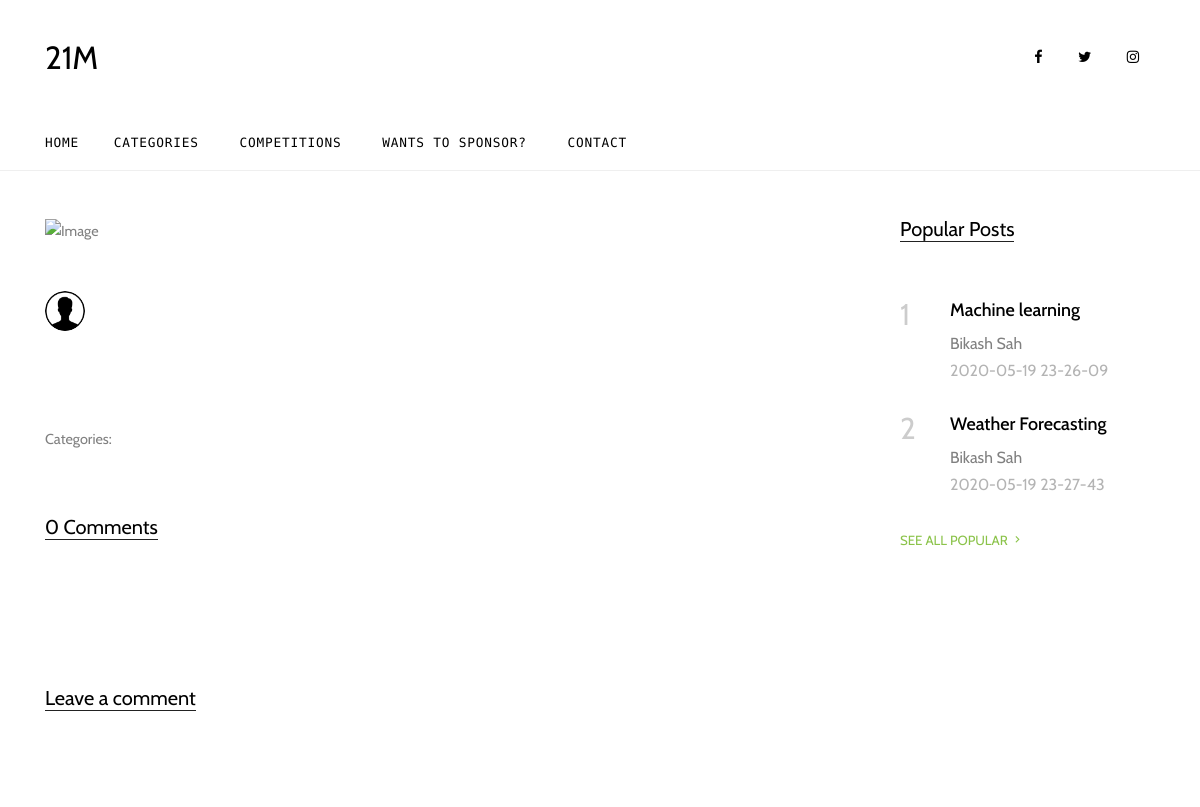
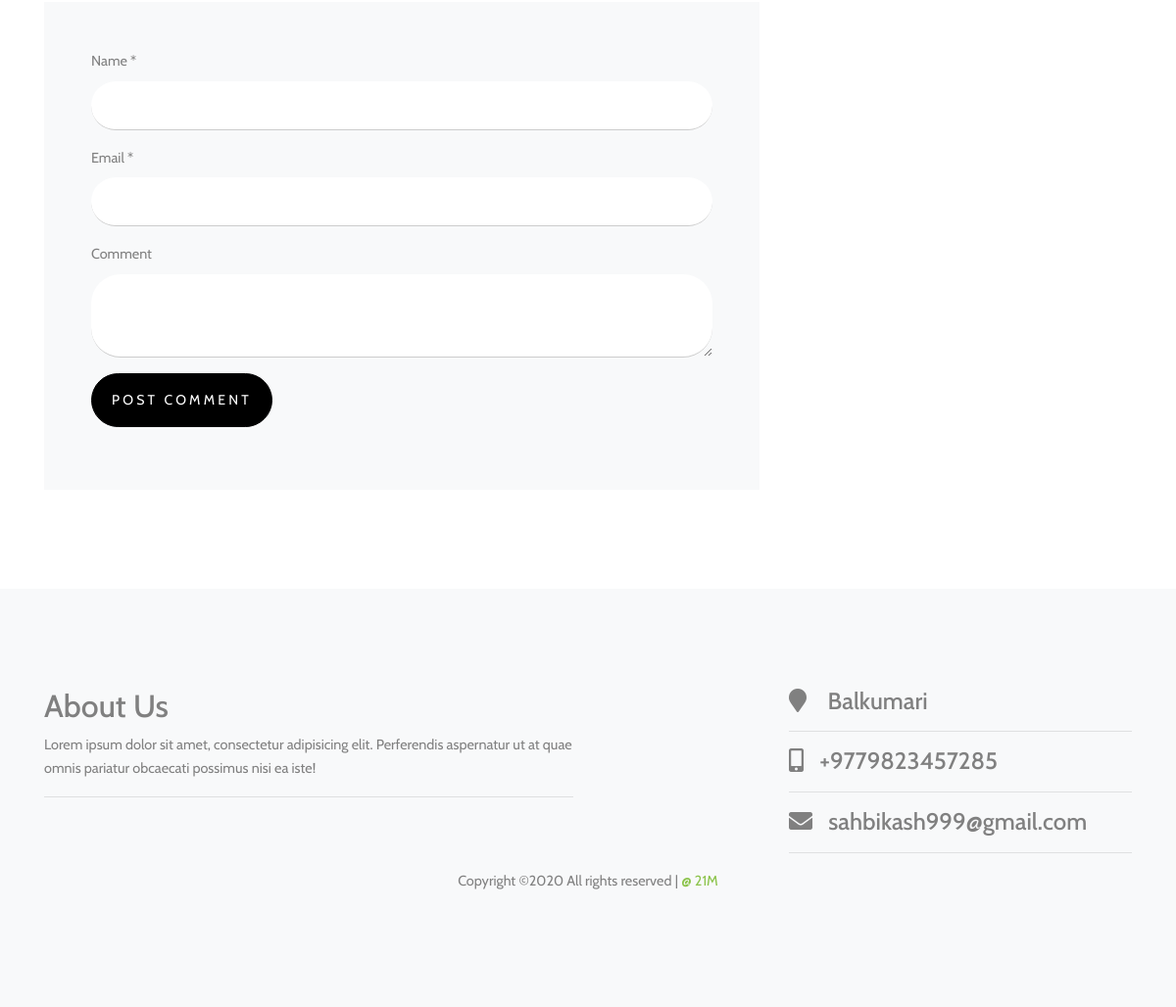
The page /Blog/fullblogpost.php on the database its author committed (2 pictures, top to bottom).
### tables this page shows
CREATE TABLE `admin_panel` (
  `id` int(11) NOT NULL,
  `datetime` varchar(50) NOT NULL,
  `title` varchar(100) NOT NULL,
  `categoryname` varchar(100) NOT NULL,
  `author` varchar(100) NOT NULL,
  `image` varchar(200) NOT NULL,
  `post` varchar(10000) NOT NULL,
  `views` int(10) NOT NULL
);

### Blog/fullblogpost.php (the view, shortened to what this page needs)
<?php
    include("include/db.php");
?>
<!DOCTYPE html>
<html lang="en">
<head>
  <title><?php
    $postid = $_GET['id'];
  ?></title>
  <link rel="stylesheet" href="https://use.fontawesome.com/releases/v5.7.0/css/all.css">
  <link rel="stylesheet" href="fonts/icomoon/style.css">
  <link rel="stylesheet" href="css/bootstrap.min.css">
  <link rel="stylesheet" href="css/jquery-ui.css">
  <link rel="stylesheet" href="css/owl.carousel.min.css">
  <link rel="stylesheet" href="css/owl.theme.default.min.css">
  <link rel="stylesheet" href="css/owl.theme.default.min.css">
  <link rel="stylesheet" href="css/jquery.fancybox.min.css">
  <link rel="stylesheet" href="css/bootstrap-datepicker.css">
  <link rel="stylesheet" href="fonts/flaticon/font/flaticon.css">
  <link rel="stylesheet" href="css/aos.css">
  <link href="css/jquery.mb.YTPlayer.min.css" media="all" rel="stylesheet" type="text/css">
  <link rel="stylesheet" href="css/style.css">
</head>
<body data-spy="scroll" data-target=".site-navbar-target" data-offset="300">
  <div class="site-wrap">
    <div class="header-top">
      <div class="container">
        <div class="row align-items-center">
          <div class="col-12 col-lg-6 d-flex">
            <a href="index.php" class="site-logo">
              21M
            </a>
          </div>
          <div class="col-12 col-lg-6 ml-auto d-flex">
            <div class="ml-md-auto top-social d-none d-lg-inline-block">
              <a href="#" class="d-inline-block p-3"><span class="icon-facebook"></span></a>
                <a href="#" class="d-inline-block p-3"><span class="icon-twitter"></span></a>
                <a href="#" class="d-inline-block p-3"><span class="icon-instagram"></span></a>
            </div>
          </div>
        </div>
      </div>
      <div class="site-navbar py-2 js-sticky-header site-navbar-target d-none pl-0 d-lg-block" role="banner">
      <div class="container">
        <div class="d-flex align-items-center">
          <div class="mr-auto">
            <nav class="site-navigation position-relative text-right" role="navigation">
              <ul class="site-menu main-menu js-clone-nav mr-auto d-none pl-0 d-lg-block">
              <li class="active">
                  <a href="index.php" class="nav-link text-left">Home</a>
                </li>
                <li>
                  <a href="categories.php" class="nav-link text-left">Categories</a>
                </li>
                <li>
                  <a href="competition.php" class="nav-link text-left">Competitions</a>
                </li>
                <li>
                  <a href="sponsor.php" class="nav-link text-left">Wants to Sponsor?</a>
                </li>
                <li><a href="contact.php" class="nav-link text-left">Contact</a></li>
              </ul>
            </nav>
          </div>
        </div>
      </div>
    </div>
    </div>
    <div class="site-section">
      <div class="container">
        <div class="row">
          <div class="col-lg-8 single-content">
            <p class="mb-5">
              <img src="upload/<?php echo $fullpostimage; ?>" alt="Image" class="img-fluid">
            </p>
            <div class="post-meta d-flex mb-5">
              <div class="bio-pic mr-3">
                <img src="img/comment.png" alt="Image" class="img-fluidid">
              </div>
            </div>
            <div class="pt-5">
                    <p>Categories:  <?php echo $fullpostcategory; ?></p>
                  </div>
                  <div class="pt-5">
                    <div class="section-title">
                      <h2 class="mb-5">
                          <?php
                            $numcomment = mysqli_query($con, "SELECT * FROM comment WHERE admin_panel_id='$postid'");
                            $numofcomment = mysqli_num_rows($numcomment);
                            echo "$numofcomment Comments";
                          ?>
                      </h2>
                    </div>
                    <div class="comment-form-wrap pt-5">
                      <div class="section-title">
                        <h2 class="mb-5">Leave a comment</h2>
                      </div>
                      <form action="fullblogpost.php?id=<?php echo $postid; ?>" method="POST" class="p-5 bg-light">
                        <div class="form-group">
                          <label for="name">Name *</label>
                          <input type="text" class="form-control" id="name" name="name" required>
                        </div>
                        <div class="form-group">
                          <label for="email">Email *</label>
                          <input type="email" class="form-control" id="email" name="email" required>
                        </div>
                        <div class="form-group">
                        <label for="comment" >Comment</label>
                          <textarea class="form-control" id="comment" rows="3" name="comment"></textarea>
                        </div>
                        <div class="form-group">
                          <input type="submit" value="Post Comment" class="btn btn-primary py-3" name="send">
                        </div>
                      </form>
                    </div>
                  </div>
          </div>
          <div class="col-lg-3 ml-auto">
            <div class="section-title">
              <h2>Popular Posts</h2>
            </div>
            <?php
                $popularpost = mysqli_query($con, "SELECT * FROM admin_panel ORDER BY views desc LIMIT 0,5");
                $i=0;
                while($retrievepopularpost = mysqli_fetch_array($popularpost))
                {
                    $popularposttitle = $retrievepopularpost['title'];
                    $popularpostid = $retrievepopularpost['id'];
                    $popularpostdatetime = $retrievepopularpost['datetime'];
                    $popularpostauthor = $retrievepopularpost['author'];
                    $i++;
            ?>
            <div class="trend-entry d-flex">
              <div class="number align-self-start"><?php echo $i; ?></div>
              <div class="trend-contents">
                <h2><a href="fullblogpost.php?id=<?php echo $popularpostid; ?>"><?php echo $popularposttitle; ?> </a></h2>
                <div class="post-meta">
                  <span class="d-block"><?php echo $popularpostauthor; ?></span>
                  <span class="date-read"><?php echo $popularpostdatetime; ?></span></span>
                </div>
              </div>
            </div>
            <?php
                }
            ?>
            <p>
              <a href="#" class="more">See All Popular <span class="icon-keyboard_arrow_right"></span></a>
            </p>
          </div>
        </div>
      </div>
    </div>
    <div class="site-section subscribe bg-light">
      <div class="container">
      <div class="row">
          <div class="col-md-6">
            <h2>About Us</h2>
            <p>Lorem ipsum dolor sit amet, consectetur adipisicing elit. Perferendis aspernatur ut at quae omnis pariatur obcaecati possimus nisi ea iste!</p>
          <hr>
          </div>
          <div class="col-md-2">
          </div>
          <div class="col-md-4">
                  <h4><span class="fas fa-map-marker"></span> &nbsp; &nbsp;Balkumari</h4><hr>
                  <h4><span class="fas fa-mobile-alt"></span>&nbsp; &nbsp;+9779823457285</h4><hr>
                  <h4><span class="fas fa-envelope"></span>&nbsp; &nbsp;sahbikash999@gmail.com</h4><hr>
          </div>
          </div>
      </div>
      <div class="container">
        <div class="row">
          <div class="col-12">
            <div class="copyright">
                <p style="text-align:center;">
                    Copyright &copy;<script>document.write(new Date().getFullYear());</script> All rights reserved | <a href="bikashsah.com.np"> @ 21M </a>
                    </p>
            </div>
          </div>
        </div>
      </div>
    </div>
  </div>
</body>
</html>

### Blog/css/style.css (style rules this page uses)
html { overflow-x: hidden; }
body { line-height: 1.7; color: gray; font-weight: 300; font-size: .9rem; }
a { -webkit-transition: .3s all ease; -o-transition: .3s all ease; transition: .3s all ease; }
h1, h2, h3, h4, h5, .h1, .h2, .h3, .h4, .h5 { font-family: "Cabin", -apple-system, BlinkMacSystemFont, "Segoe UI", Roboto, "Helvetica Neue", Arial, sans-serif, "Apple Color Emoji", "Segoe UI Emoji", "Segoe UI Symbol", "Noto Color Emoji"; }
.site-wrap:before { display: none; -webkit-transition: .3s all ease-in-out; -o-transition: .3s all ease-in-out; transition: .3s all ease-in-out; background: rgba(0, 0, 0, 0.6); content: ""; position: absolute; z-index: 2000; top: 0; left: 0; right: 0; bottom: 0; opacity: 0; visibility: hidden; }
.site-section { padding: 2.5em 0; }
@media (min-width: 768px) { .site-section { padding: 7em 0; } }
.site-logo { font-size: 2rem; color: #000; }
.site-navbar { margin-bottom: 0px; z-index: 1999; width: 100%; background: #fff; font-family: "B612 Mono", monospace; }
.site-navbar .site-navigation .site-menu { margin-left: 0; padding-left: 0; margin-bottom: 0; }
.site-navbar .site-navigation .site-menu .active > a { color: #000; display: inline-block; padding-left: 10px; padding-right: 10px; }
.site-navbar .site-navigation .site-menu a { text-decoration: none !important; display: inline-block; }
.site-navbar .site-navigation .site-menu > li { display: inline-block; }
.site-navbar .site-navigation .site-menu > li:first-child > a { padding-left: 0; }
.site-navbar .site-navigation .site-menu > li > a { text-transform: uppercase; font-size: .8rem; letter-spacing: .05rem; font-weight: 400; display: inline-block; text-decoration: none !important; color: #000; }
.site-mobile-menu .site-nav-wrap { padding: 0; margin: 0; list-style: none; position: relative; }
.site-mobile-menu .site-nav-wrap a { padding: 10px 20px; display: block; position: relative; color: #212529; }
.site-mobile-menu .site-nav-wrap li { position: relative; display: block; }
.site-mobile-menu .site-nav-wrap li.active > a { color: #8bc34a !important; }
.site-mobile-menu .site-nav-wrap > li { display: block; position: relative; float: left; width: 100%; }
.site-mobile-menu .site-nav-wrap > li > a { padding-left: 20px; font-size: 20px; }
.sticky-wrapper .site-navbar { -webkit-transition: .3s all ease; -o-transition: .3s all ease; transition: .3s all ease; border-bottom: 1px solid #efefef; }
.sticky-wrapper .site-navbar .site-menu > li { display: inline-block; }
.sticky-wrapper .site-navbar .site-menu > li.active > a { color: #000; }
.header-top > .container { padding-top: 30px; padding-bottom: 30px; }
.section-title { color: #000; margin-bottom: 50px; }
.section-title h2 { font-size: 20px; font-weight: 400; border-bottom: 1px solid #222; position: relative; display: inline-block; }
.section-title h2:before { position: absolute; content: ""; height: 1px; background: #777; }
.btn { text-transform: uppercase; font-size: 14px; letter-spacing: .2rem; font-family: "Cabin", -apple-system, BlinkMacSystemFont, "Segoe UI", Roboto, "Helvetica Neue", Arial, sans-serif, "Apple Color Emoji", "Segoe UI Emoji", "Segoe UI Symbol", "Noto Color Emoji"; }
.comment-form-wrap { clear: both; }
.post-meta { font-size: 1rem; }
.bio-pic { -webkit-box-flex: 0; -ms-flex: 0 0 40px; flex: 0 0 40px; }
.bio-pic img { max-width: 100%; border-radius: 50%; }
.date-read { color: #b4b4b4; }
.trend-entry { margin-bottom: 30px; }
.trend-entry .number { -webkit-box-flex: 0; -ms-flex: 0 0 50px; flex: 0 0 50px; font-size: 30px; line-height: 1; color: #ccc; }
.trend-entry .trend-contents h2 { font-size: 18px; }
.trend-entry .trend-contents h2 a { color: #000; }
.more { color: #8bc34a; text-transform: uppercase; font-size: .83rem; }
.form-control { margin-right: 10px; height: 50px; padding-left: 20px; padding-right: 20px; border-radius: 30px; border: none; background: #fff; border-bottom: 1px solid transparent; border-bottom: 1px solid #ccc; }
.btn { border-radius: 30px; background: #000; padding-left: 20px; padding-right: 20px; border-color: #000; color: #fff; }
.top-social a { color: #000; }
.single-content { font-size: .9rem; }

### rows shown on the page
admin_panel: title "Machine learning", author "Bikash Sah", datetime "2020-05-19 23-26-09"
admin_panel: title "Weather Forecasting", author "Bikash Sah", datetime "2020-05-19 23-27-43"

### other values the page prints
$numofcomment "0"
